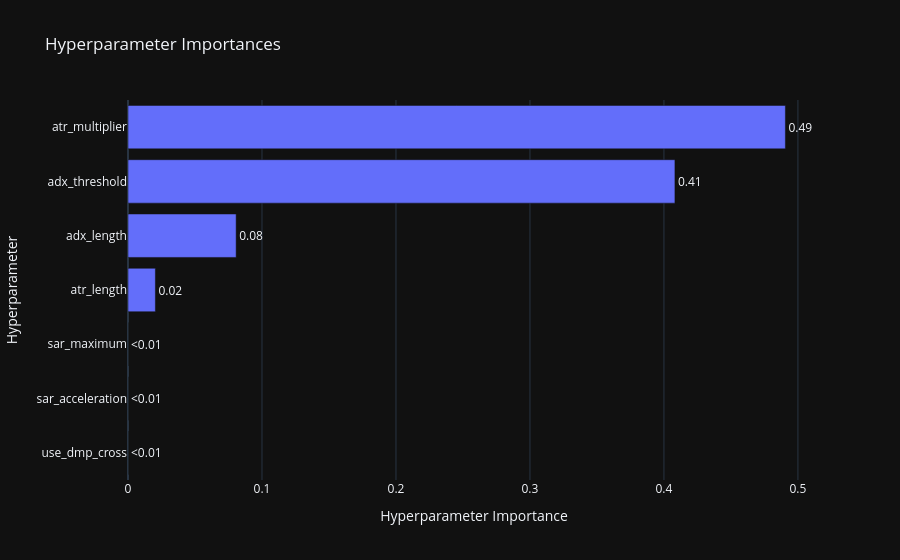

Notebook code for this chart:
### Code cell
fig3 = optuna.visualization.plot_param_importances(study)
show(fig3)

# fig4 = optuna.visualization.plot_slice(study2, params=best_params2.keys())
# show(fig4)

### Figure 1 — Plotly figure (JSON) as saved in the notebook; plotly's stock layout.template omitted (floating-point values rounded to 4 significant figures)
{"data": [{"cliponaxis": false, "hovertemplate": ["use_dmp_cross (CategoricalDistribution): 0.0<extra></extra>", "sar_acceleration (FloatDistribution): 0.0<extra></extra>", "sar_maximum (FloatDistribution): 0.0<extra></extra>", "atr_length (IntDistribution): 0.02043212206332251<extra></extra>", "adx_length (IntDistribution): 0.08071400127272826<extra></extra>", "adx_threshold (IntDistribution): 0.4082040969947247<extra></extra>", "atr_multiplier (FloatDistribution): 0.4906497796692245<extra></extra>"], "name": "Objective Value", "orientation": "h", "text": ["<0.01", "<0.01", "<0.01", "0.02", "0.08", "0.41", "0.49"], "textposition": "outside", "x": [0.0, 0.0, 0.0, 0.02043, 0.08071, 0.4082, 0.4906], "y": ["use_dmp_cross", "sar_acceleration", "sar_maximum", "atr_length", "adx_length", "adx_threshold", "atr_multiplier"], "type": "bar"}], "layout": {"title": {"text": "Hyperparameter Importances"}, "xaxis": {"title": {"text": "Hyperparameter Importance"}}, "yaxis": {"title": {"text": "Hyperparameter"}}}}
